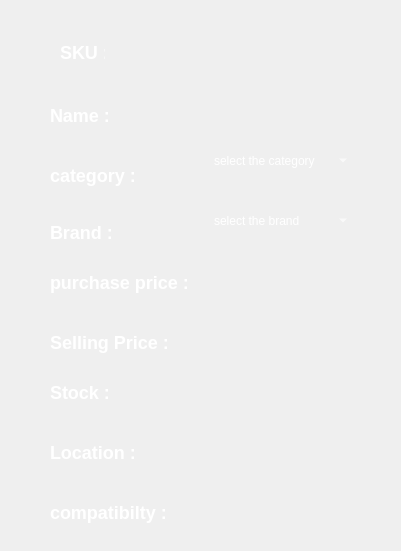
         <widget class="QWidget" name="widget_2" native="true">
          <property name="geometry">
           <rect>
            <x>10</x>
            <y>40</y>
            <width>401</width>
            <height>551</height>
           </rect>
          </property>
          <property name="styleSheet">
           <string notr="true">#widget_2 {
    background: qlineargradient(
        x1:0, y1:0, x2:1, y2:0,

        /* Bleu très clair en entrée */
        stop:0 rgba(90, 150, 255, 70),

        /* Bleu encore plus clair au centre */
        stop:0.5 rgba(140, 190, 255, 60),

        /* Bleu léger et doux en sortie */
        stop:1 rgba(100, 160, 255, 70)
    );

    border-radius: 26px;

    /* contour très discret */
    border: 1px solid rgba(255, 255, 255, 50);

    /* Reflet intérieur très soft (effet verre) */
    box-shadow:
        inset 0 0 35px rgba(255, 255, 255, 30),
        0 0 20px rgba(100, 160, 255, 25);
}
</string>
          </property>
          <widget class="QLabel" name="label_56">
           <property name="geometry">
            <rect>
             <x>10</x>
             <y>40</y>
             <width>35</width>
             <height>26</height>
            </rect>
           </property>
           <property name="styleSheet">
            <string notr="true">font-size:18px;
color:#ffffff;
font-weight: bold;</string>
           </property>
           <property name="text">
            <string/>
           </property>
           <property name="pixmap">
            <pixmap>ressource/16.png</pixmap>
           </property>
           <property name="scaledContents">
            <bool>true</bool>
           </property>
          </widget>
          <widget class="QLabel" name="label_59">
           <property name="geometry">
            <rect>
             <x>10</x>
             <y>210</y>
             <width>31</width>
             <height>41</height>
            </rect>
           </property>
           <property name="styleSheet">
            <string notr="true">font-size:18px;
color:#ffffff;
font-weight: bold;</string>
           </property>
           <property name="text">
            <string/>
           </property>
           <property name="pixmap">
            <pixmap>ressource/17.png</pixmap>
           </property>
           <property name="scaledContents">
            <bool>true</bool>
           </property>
          </widget>
          <widget class="QLabel" name="label_60">
           <property name="geometry">
            <rect>
             <x>10</x>
             <y>100</y>
             <width>35</width>
             <height>26</height>
            </rect>
           </property>
           <property name="styleSheet">
            <string notr="true">font-size:18px;
color:#ffffff;
font-weight: bold;</string>
           </property>
           <property name="text">
            <string/>
           </property>
           <property name="pixmap">
            <pixmap>ressource/22.png</pixmap>
           </property>
           <property name="scaledContents">
            <bool>true</bool>
           </property>
          </widget>
          <widget class="QLabel" name="label_61">
           <property name="geometry">
            <rect>
             <x>10</x>
             <y>160</y>
             <width>35</width>
             <height>26</height>
            </rect>
           </property>
           <property name="styleSheet">
            <string notr="true">font-size:18px;
color:#ffffff;
font-weight: bold;</string>
           </property>
           <property name="text">
            <string/>
           </property>
           <property name="pixmap">
            <pixmap>ressource/28.png</pixmap>
           </property>
           <property name="scaledContents">
            <bool>true</bool>
           </property>
          </widget>
          <widget class="QLabel" name="label_62">
           <property name="geometry">
            <rect>
             <x>10</x>
             <y>270</y>
             <width>35</width>
             <height>26</height>
            </rect>
           </property>
           <property name="styleSheet">
            <string notr="true">font-size:18px;
color:#ffffff;
font-weight: bold;</string>
           </property>
           <property name="text">
            <string/>
           </property>
           <property name="pixmap">
            <pixmap>ressource/29.png</pixmap>
           </property>
           <property name="scaledContents">
            <bool>true</bool>
           </property>
          </widget>
          <widget class="QLabel" name="label_63">
           <property name="geometry">
            <rect>
             <x>10</x>
             <y>330</y>
             <width>31</width>
             <height>26</height>
            </rect>
           </property>
           <property name="styleSheet">
            <string notr="true">font-size:18px;
color:#ffffff;
font-weight: bold;</string>
           </property>
           <property name="text">
            <string/>
           </property>
           <property name="pixmap">
            <pixmap>ressource/30.png</pixmap>
           </property>
           <property name="scaledContents">
            <bool>true</bool>
           </property>
          </widget>
          <widget class="QLabel" name="label_64">
           <property name="geometry">
            <rect>
             <x>10</x>
             <y>380</y>
             <width>35</width>
             <height>26</height>
            </rect>
           </property>
           <property name="styleSheet">
            <string notr="true">font-size:18px;
color:#ffffff;
font-weight: bold;</string>
           </property>
           <property name="text">
            <string/>
           </property>
           <property name="pixmap">
            <pixmap>ressource/9.png</pixmap>
           </property>
           <property name="scaledContents">
            <bool>true</bool>
           </property>
          </widget>
          <widget class="QLabel" name="label_65">
           <property name="geometry">
            <rect>
             <x>10</x>
             <y>440</y>
             <width>35</width>
             <height>26</height>
            </rect>
           </property>
           <property name="styleSheet">
            <string notr="true">font-size:18px;
color:#ffffff;
font-weight: bold;</string>
           </property>
           <property name="text">
            <string/>
           </property>
           <property name="pixmap">
            <pixmap>ressource/24.png</pixmap>
           </property>
           <property name="scaledContents">
            <bool>true</bool>
           </property>
          </widget>
          <widget class="QLabel" name="label_66">
           <property name="geometry">
            <rect>
             <x>10</x>
             <y>500</y>
             <width>35</width>
             <height>26</height>
            </rect>
           </property>
           <property name="styleSheet">
            <string notr="true">font-size:18px;
color:#ffffff;
font-weight: bold;</string>
           </property>
           <property name="text">
            <string/>
           </property>
           <property name="pixmap">
            <pixmap>ressource/31.png</pixmap>
           </property>
           <property name="scaledContents">
            <bool>true</bool>
           </property>
          </widget>
          <widget class="QLabel" name="label_19">
           <property name="geometry">
            <rect>
             <x>50</x>
             <y>160</y>
             <width>111</width>
             <height>31</height>
            </rect>
           </property>
           <property name="styleSheet">
            <string notr="true">font-size:18px;
color:#ffffff;
font-weight: bold;</string>
           </property>
           <property name="text">
            <string>category :</string>
           </property>
          </widget>
          <widget class="QLabel" name="label_18">
           <property name="geometry">
            <rect>
             <x>50</x>
             <y>100</y>
             <width>81</width>
             <height>31</height>
            </rect>
           </property>
           <property name="styleSheet">
            <string notr="true">font-size:18px;
color:#ffffff;
font-weight: bold;</string>
           </property>
           <property name="text">
            <string>Name :</string>
           </property>
          </widget>
          <widget class="QLabel" name="label_22">
           <property name="geometry">
            <rect>
             <x>50</x>
             <y>330</y>
             <width>131</width>
             <height>24</height>
            </rect>
           </property>
           <property name="styleSheet">
            <string notr="true">font-size:18px;
color:#ffffff;
font-weight: bold;</string>
           </property>
           <property name="text">
            <string>Selling Price :</string>
           </property>
          </widget>
          <widget class="QLabel" name="label_21">
           <property name="geometry">
            <rect>
             <x>50</x>
             <y>270</y>
             <width>141</width>
             <height>24</height>
            </rect>
           </property>
           <property name="styleSheet">
            <string notr="true">font-size:18px;
color:#ffffff;
font-weight: bold;</string>
           </property>
           <property name="text">
            <string>purchase price :</string>
           </property>
          </widget>
          <widget class="QLabel" name="label_23">
           <property name="geometry">
            <rect>
             <x>50</x>
             <y>380</y>
             <width>91</width>
             <height>24</height>
            </rect>
           </property>
           <property name="styleSheet">
            <string notr="true">font-size:18px;
color:#ffffff;
font-weight: bold;</string>
           </property>
           <property name="text">
            <string>Stock :</string>
           </property>
          </widget>
          <widget class="QLabel" name="label_17">
           <property name="geometry">
            <rect>
             <x>60</x>
             <y>40</y>
             <width>45</width>
             <height>24</height>
            </rect>
           </property>
           <property name="styleSheet">
            <string notr="true">font-size:18px;
color:#ffffff;
font-weight: bold;</string>
           </property>
           <property name="text">
            <string>SKU :</string>
           </property>
          </widget>
          <widget class="QLabel" name="label_20">
           <property name="geometry">
            <rect>
             <x>50</x>
             <y>220</y>
             <width>81</width>
             <height>24</height>
            </rect>
           </property>
           <property name="styleSheet">
            <string notr="true">font-size:18px;
color:#ffffff;
font-weight: bold;</string>
           </property>
           <property name="text">
            <string>Brand :</string>
           </property>
          </widget>
          <widget class="QLabel" name="label_24">
           <property name="geometry">
            <rect>
             <x>50</x>
             <y>440</y>
             <width>101</width>
             <height>24</height>
            </rect>
           </property>
           <property name="styleSheet">
            <string notr="true">font-size:18px;
color:#ffffff;
font-weight: bold;</string>
           </property>
           <property name="text">
            <string>Location :</string>
           </property>
          </widget>
          <widget class="QLabel" name="label_25">
           <property name="geometry">
            <rect>
             <x>50</x>
             <y>500</y>
             <width>141</width>
             <height>24</height>
            </rect>
           </property>
           <property name="styleSheet">
            <string notr="true">font-size:18px;
color:#ffffff;
font-weight: bold;</string>
           </property>
           <property name="text">
            <string>compatibilty :</string>
           </property>
          </widget>
          <widget class="QLineEdit" name="com">
           <property name="geometry">
            <rect>
             <x>200</x>
             <y>490</y>
             <width>151</width>
             <height>41</height>
            </rect>
           </property>
           <property name="styleSheet">
            <string notr="true">QLineEdit {
    color: white;
    background: transparent;
    padding: 6px 14px;
    border-radius: 18px;

    /* Bordure lumineuse bleu/cyan comme la photo */
    border: 2px solid qlineargradient(
        x1:0, y1:0, x2:1, y2:0,
        stop:0 #00eaff,
        stop:1 #6a7cff
    );
}

/* Effet glow au focus */
QLineEdit:focus {
    border: 2px solid #00eaff;
    box-shadow: 0 0 12px #00eaff;
}
</string>
           </property>
          </widget>
          <widget class="QLineEdit" name="loca">
           <property name="geometry">
            <rect>
             <x>200</x>
             <y>430</y>
             <width>151</width>
             <height>41</height>
            </rect>
           </property>
           <property name="styleSheet">
            <string notr="true">QLineEdit {
    color: white;
    background: transparent;
    padding: 6px 14px;
    border-radius: 18px;

    /* Bordure lumineuse bleu/cyan comme la photo */
    border: 2px solid qlineargradient(
        x1:0, y1:0, x2:1, y2:0,
        stop:0 #00eaff,
        stop:1 #6a7cff
    );
}

/* Effet glow au focus */
QLineEdit:focus {
    border: 2px solid #00eaff;
    box-shadow: 0 0 12px #00eaff;
}
</string>
           </property>
          </widget>
          <widget class="QLineEdit" name="stock">
           <property name="geometry">
            <rect>
             <x>200</x>
             <y>370</y>
             <width>151</width>
             <height>41</height>
            </rect>
           </property>
           <property name="styleSheet">
            <string notr="true">QLineEdit {
    color: white;
    background: transparent;
    padding: 6px 14px;
    border-radius: 18px;

    /* Bordure lumineuse bleu/cyan comme la photo */
    border: 2px solid qlineargradient(
        x1:0, y1:0, x2:1, y2:0,
        stop:0 #00eaff,
        stop:1 #6a7cff
    );
}

/* Effet glow au focus */
QLineEdit:focus {
    border: 2px solid #00eaff;
    box-shadow: 0 0 12px #00eaff;
}
</string>
           </property>
          </widget>
          <widget class="QComboBox" name="cat">
           <property name="geometry">
            <rect>
             <x>200</x>
             <y>140</y>
             <width>151</width>
             <height>41</height>
            </rect>
           </property>
           <property name="styleSheet">
            <string notr="true">QComboBox {
    color: white;
    background: transparent;
    padding: 6px 14px;
    border-radius: 18px;

    /* Bordure lumineuse bleu/cyan comme la photo */
    border: 2px solid qlineargradient(
        x1:0, y1:0, x2:1, y2:0,
        stop:0 #00eaff,
        stop:1 #6a7cff
    );
}

/* Effet glow au focus */
QComboBox:focus {
    border: 2px solid #00eaff;
    box-shadow: 0 0 12px #00eaff;
}
</string>
           </property>
           <property name="placeholderText">
            <string>select the category</string>
           </property>
           <item>
            <property name="text">
             <string>Select the category</string>
            </property>
           </item>
           <item>
            <property name="text">
             <string>Accessory</string>
            </property>
           </item>
           <item>
            <property name="text">
             <string>computers&amp;peripherals</string>
            </property>
           </item>
           <item>
            <property name="text">
             <string>gaming</string>
            </property>
           </item>
           <item>
            <property name="text">
             <string>Tv&amp;Home Entertaiment</string>
            </property>
           </item>
           <item>
            <property name="text">
             <string>Home Appliances </string>
            </property>
           </item>
           <item>
            <property name="text">
             <string>Pc Components </string>
            </property>
           </item>
           <item>
            <property name="text">
             <string>smart Home</string>
            </property>
           </item>
          </widget>
          <widget class="QLineEdit" name="sku">
           <property name="geometry">
            <rect>
             <x>200</x>
             <y>30</y>
             <width>151</width>
             <height>41</height>
            </rect>
           </property>
           <property name="styleSheet">
            <string notr="true">QLineEdit {
    color: white;
    background: transparent;
    padding: 6px 14px;
    border-radius: 18px;

    /* Bordure lumineuse bleu/cyan comme la photo */
    border: 2px solid qlineargradient(
        x1:0, y1:0, x2:1, y2:0,
        stop:0 #00eaff,
        stop:1 #6a7cff
    );
}

/* Effet glow au focus */
QLineEdit:focus {
    border: 2px solid #00eaff;
    box-shadow: 0 0 12px #00eaff;
}
</string>
           </property>
          </widget>
          <widget class="QLineEdit" name="name">
           <property name="geometry">
            <rect>
             <x>200</x>
             <y>90</y>
             <width>151</width>
             <height>41</height>
            </rect>
           </property>
           <property name="styleSheet">
            <string notr="true">QLineEdit {
    color: white;
    background: transparent;
    padding: 6px 14px;
    border-radius: 18px;

    /* Bordure lumineuse bleu/cyan comme la photo */
    border: 2px solid qlineargradient(
        x1:0, y1:0, x2:1, y2:0,
        stop:0 #00eaff,
        stop:1 #6a7cff
    );
}

/* Effet glow au focus */
QLineEdit:focus {
    border: 2px solid #00eaff;
    box-shadow: 0 0 12px #00eaff;
}
</string>
           </property>
          </widget>
          <widget class="QComboBox" name="brand">
           <property name="geometry">
            <rect>
             <x>200</x>
             <y>200</y>
             <width>151</width>
             <height>41</height>
            </rect>
           </property>
           <property name="styleSheet">
            <string notr="true">QComboBox {
    color: white;
    background: transparent;
    padding: 6px 14px;
    border-radius: 18px;

    /* Bordure lumineuse bleu/cyan comme la photo */
    border: 2px solid qlineargradient(
        x1:0, y1:0, x2:1, y2:0,
        stop:0 #00eaff,
        stop:1 #6a7cff
    );
}

/* Effet glow au focus */
QComboBox:focus {
    border: 2px solid #00eaff;
    box-shadow: 0 0 12px #00eaff;
}
</string>
           </property>
           <property name="placeholderText">
            <string>select the brand</string>
           </property>
           <item>
            <property name="text">
             <string>Select the brand</string>
            </property>
           </item>
           <item>
            <property name="text">
             <string>apple</string>
            </property>
           </item>
           <item>
            <property name="text">
             <string>Samsung</string>
            </property>
           </item>
           <item>
            <property name="text">
             <string>LG</string>
            </property>
           </item>
           <item>
            <property name="text">
             <string>Sony</string>
            </property>
           </item>
           <item>
            <property name="text">
             <string>Hisence</string>
            </property>
           </item>
           <item>
            <property name="text">
             <string>TCL</string>
            </property>
           </item>
           <item>
            <property name="text">
             <string>Beko</string>
            </property>
           </item>
           <item>
            <property name="text">
             <string>Bosch</string>
            </property>
           </item>
           <item>
            <property name="text">
             <string>Intel</string>
            </property>
           </item>
           <item>
            <property name="text">
             <string>AMD</string>
            </property>
           </item>
           <item>
            <property name="text">
             <string>NVIDIA</string>
            </property>
           </item>
           <item>
            <property name="text">
             <string>Gigabyte</string>
            </property>
           </item>
           <item>
            <property name="text">
             <string>ASUS ROG</string>
            </property>
           </item>
           <item>
            <property name="text">
             <string>Xiamo smat home</string>
            </property>
           </item>
           <item>
            <property name="text">
             <string>JBL</string>
            </property>
           </item>
           <item>
            <property name="text">
             <string>Beats</string>
            </property>
           </item>
           <item>
            <property name="text">
             <string/>
            </property>
           </item>
          </widget>
          <widget class="QLineEdit" name="price2">
           <property name="geometry">
            <rect>
             <x>200</x>
             <y>320</y>
             <width>151</width>
             <height>41</height>
            </rect>
           </property>
           <property name="styleSheet">
            <string notr="true">QLineEdit {
    color: white;
    background: transparent;
    padding: 6px 14px;
    border-radius: 18px;

    /* Bordure lumineuse bleu/cyan comme la photo */
    border: 2px solid qlineargradient(
        x1:0, y1:0, x2:1, y2:0,
        stop:0 #00eaff,
        stop:1 #6a7cff
    );
}

/* Effet glow au focus */
QLineEdit:focus {
    border: 2px solid #00eaff;
    box-shadow: 0 0 12px #00eaff;
}
</string>
           </property>
          </widget>
          <widget class="QLineEdit" name="price1">
           <property name="geometry">
            <rect>
             <x>200</x>
             <y>260</y>
             <width>151</width>
             <height>41</height>
            </rect>
           </property>
           <property name="styleSheet">
            <string notr="true">QLineEdit {
    color: white;
    background: transparent;
    padding: 6px 14px;
    border-radius: 18px;

    /* Bordure lumineuse bleu/cyan comme la photo */
    border: 2px solid qlineargradient(
        x1:0, y1:0, x2:1, y2:0,
        stop:0 #00eaff,
        stop:1 #6a7cff
    );
}

/* Effet glow au focus */
QLineEdit:focus {
    border: 2px solid #00eaff;
    box-shadow: 0 0 12px #00eaff;
}
</string>
           </property>
          </widget>
         </widget>
